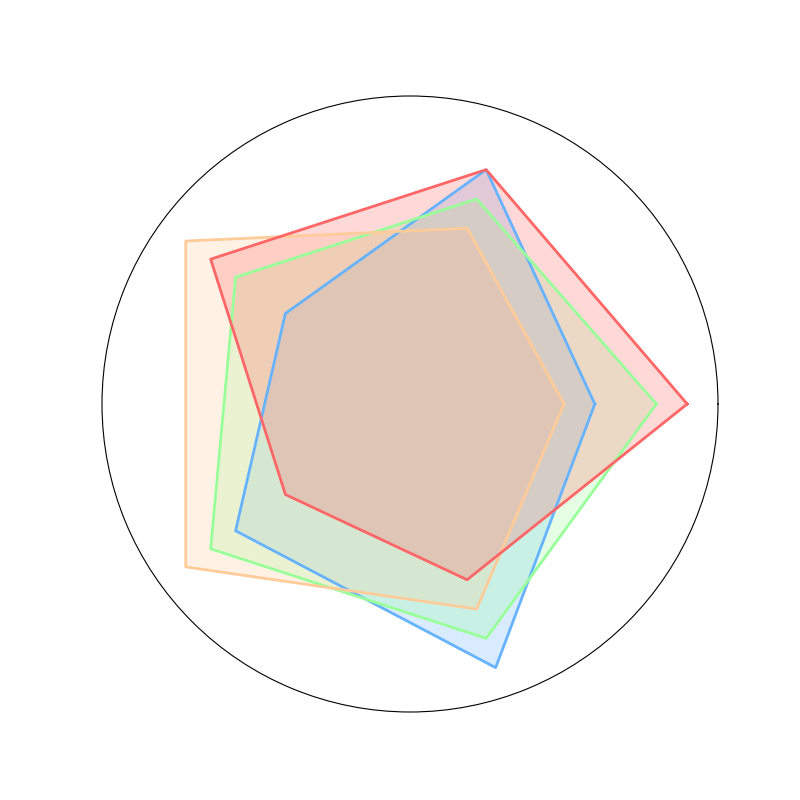

Reproduce this figure in Python.
import numpy as np
import matplotlib.pyplot as plt

# ISP data for different attributes
isp_1 = [6, 8, 5, 7, 9]
isp_2 = [8, 7, 7, 8, 8]
isp_3 = [5, 6, 9, 9, 7]
isp_4 = [9, 8, 8, 5, 6]

data = np.array([isp_1, isp_2, isp_3, isp_4])
num_vars = len(isp_1)  # Need only length of one ISP as we're not labeling

# Angles for the radar chart, with a repeated angle for closure
angles = np.linspace(0, 2 * np.pi, num_vars, endpoint=False).tolist()
data = np.concatenate((data, data[:, [0]]), axis=1)
angles += angles[:1]

fig, ax = plt.subplots(figsize=(8, 8), subplot_kw=dict(polar=True))
colors = ['#66b3ff', '#99ff99', '#ffcc99', '#ff6666']

# Plot each ISP's data on the radar chart
for i, isp_data in enumerate(data):
    ax.fill(angles, isp_data, color=colors[i], alpha=0.25)
    ax.plot(angles, isp_data, color=colors[i], linewidth=2)

# Remove all textual elements
plt.xticks([], [])
plt.yticks([], [])
plt.ylim(0, 10)

plt.show()
